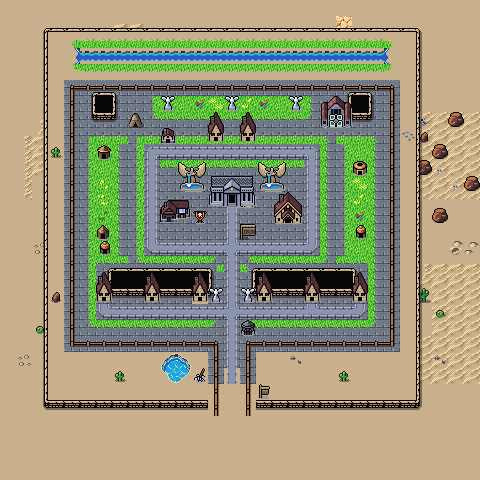

A level layout from a 2D game, rendered from its tile map. Below: a short description, then the map file with tile-grid data replaced by summaries:
An orthogonal 30x30 tile map with 16x16 px tiles, 4 tile layers (Background, Ground, Walls, Overlay), 3 tilesets and 14 objects.

<map version="1.10" tiledversion="1.10.1" orientation="orthogonal" renderorder="right-down" width="30" height="30" tilewidth="16" tileheight="16" infinite="0" nextlayerid="6" nextobjectid="60">
 <editorsettings>
  <export target="wastetown..tmx" format="tmx" />
 </editorsettings>
 <tileset firstgid="1" source="../tileset/main.tsx" />
 <tileset firstgid="10113" source="../tileset/buildings.tsx" />
 <tileset firstgid="11905" source="../tileset/buildings-nocollide.tsx" />
 <layer id="1" name="Background" width="30" height="30">
  <data>[900 cells, 900 non-empty, 10 distinct tile ids]</data>
 </layer>
 <layer id="2" name="Ground" width="30" height="30">
  <data>[900 cells, 342 non-empty, 45 distinct tile ids]</data>
 </layer>
 <layer id="3" name="Walls" width="30" height="30">
  <properties>
   <property name="spriteLayer" type="bool" value="true" />
  </properties>
  <data>[900 cells, 119 non-empty, 28 distinct tile ids]</data>
 </layer>
 <layer id="5" name="Overlay" width="30" height="30">
  <data>[900 cells, 144 non-empty, 30 distinct tile ids]</data>
 </layer>
 <objectgroup id="4" name="Objects">
  <object id="38" template="../obj/entry_up.tx" x="219" y="383" width="28" height="16" />
  <object id="41" template="../obj/shop.tx" x="97" y="305">
   <properties>
    <property name="commonShopList" value="Knight4White,Bird4White,Soldier4White,Angel,Sliver2White,Spirit4White" />
    <property name="mythicShopList" value="Planeswalker,WUBRG,Vehicle,Artifact,Equip,Wand,Legend4White" />
    <property name="rareShopList" value="Azorius,Boros,Selesnya,Orzhov,Creature6White,Multicolor,Land4White,PhyrexianWhite" />
    <property name="uncommonShopList" value="Creature2White,Creature,White" />
   </properties>
  </object>
  <object id="56" template="../obj/shop.tx" x="208" y="144">
   <properties>
    <property name="commonShopList" value="Knight4White,Bird4White,Soldier4White,Angel,Sliver2White,Spirit4White" />
    <property name="mythicShopList" value="Planeswalker,WUBRG,Vehicle,Artifact,Equip,Wand,Legend4White" />
    <property name="rareShopList" value="Azorius,Boros,Selesnya,Orzhov,Creature6White,Multicolor,Land4White,PhyrexianWhite" />
    <property name="uncommonShopList" value="Creature2White,Creature,White" />
   </properties>
  </object>
  <object id="57" template="../obj/shop.tx" x="240" y="144">
   <properties>
    <property name="commonShopList" value="Knight4White,Bird4White,Soldier4White,Angel,Sliver2White,Spirit4White" />
    <property name="mythicShopList" value="Planeswalker,WUBRG,Vehicle,Artifact,Equip,Wand,Legend4White" />
    <property name="rareShopList" value="Azorius,Boros,Selesnya,Orzhov,Creature6White,Multicolor,Land4White,PhyrexianWhite" />
    <property name="uncommonShopList" value="Creature2White,Creature,White" />
   </properties>
  </object>
  <object id="43" template="../obj/shop.tx" x="352" y="306">
   <properties>
    <property name="commonShopList" value="Knight4White,Bird4White,Soldier4White,Angel,Sliver2White,Spirit4White" />
    <property name="mythicShopList" value="Planeswalker,WUBRG,Vehicle,Artifact,Equip,Wand,Legend4White" />
    <property name="rareShopList" value="Azorius,Boros,Selesnya,Orzhov,Creature6White,Multicolor,Land4White,PhyrexianWhite" />
    <property name="uncommonShopList" value="Creature2White,Creature,White" />
   </properties>
  </object>
  <object id="47" template="../obj/inn.tx" x="224" y="211" />
  <object id="48" template="../obj/shop.tx" x="290" y="225">
   <properties>
    <property name="commonShopList" value="Plains" />
    <property name="noRestock" type="bool" value="true" />
    <property name="signXOffset" type="float" value="-32" />
    <property name="signYOffset" type="float" value="0" />
   </properties>
  </object>
  <object id="49" template="../obj/shop.tx" x="304" y="306">
   <properties>
    <property name="commonShopList" value="Knight4White,Bird4White,Soldier4White,Angel,Sliver2White,Spirit4White" />
    <property name="mythicShopList" value="Planeswalker,WUBRG,Vehicle,Artifact,Equip,Wand,Legend4White" />
    <property name="rareShopList" value="Azorius,Boros,Selesnya,Orzhov,Creature6White,Multicolor,Land4White,PhyrexianWhite" />
    <property name="uncommonShopList" value="Creature2White,Creature,White" />
   </properties>
  </object>
  <object id="50" template="../obj/shop.tx" x="256" y="306">
   <properties>
    <property name="commonShopList" value="Knight4White,Bird4White,Soldier4White,Angel,Sliver2White,Spirit4White" />
    <property name="mythicShopList" value="Planeswalker,WUBRG,Vehicle,Artifact,Equip,Wand,Legend4White" />
    <property name="rareShopList" value="Azorius,Boros,Selesnya,Orzhov,Creature6White,Multicolor,Land4White,PhyrexianWhite" />
    <property name="uncommonShopList" value="Creature2White,Creature,White" />
   </properties>
  </object>
  <object id="51" template="../obj/shop.tx" x="192" y="306">
   <properties>
    <property name="commonShopList" value="Knight4White,Bird4White,Soldier4White,Angel,Sliver2White,Spirit4White" />
    <property name="mythicShopList" value="Planeswalker,WUBRG,Vehicle,Artifact,Equip,Wand,Legend4White" />
    <property name="rareShopList" value="Azorius,Boros,Selesnya,Orzhov,Creature6White,Multicolor,Land4White,PhyrexianWhite" />
    <property name="uncommonShopList" value="Creature2White,Creature,White" />
   </properties>
  </object>
  <object id="52" template="../obj/shop.tx" x="144" y="306">
   <properties>
    <property name="commonShopList" value="Knight4White,Bird4White,Soldier4White,Angel,Sliver2White,Spirit4White" />
    <property name="mythicShopList" value="Planeswalker,WUBRG,Vehicle,Artifact,Equip,Wand,Legend4White" />
    <property name="rareShopList" value="Azorius,Boros,Selesnya,Orzhov,Creature6White,Multicolor,Land4White,PhyrexianWhite" />
    <property name="uncommonShopList" value="Creature2White,Creature,White" />
   </properties>
  </object>
  <object id="53" template="../obj/spellsmith.tx" x="157" y="225" />
  <object id="58" template="../obj/shardtrader.tx" x="128" y="130" />
  <object id="59" template="../obj/quest.tx" x="328" y="130">
   <properties>
    <property name="questtype" value="plains_town_trobal" />
   </properties>
  </object>
 </objectgroup>
</map>
